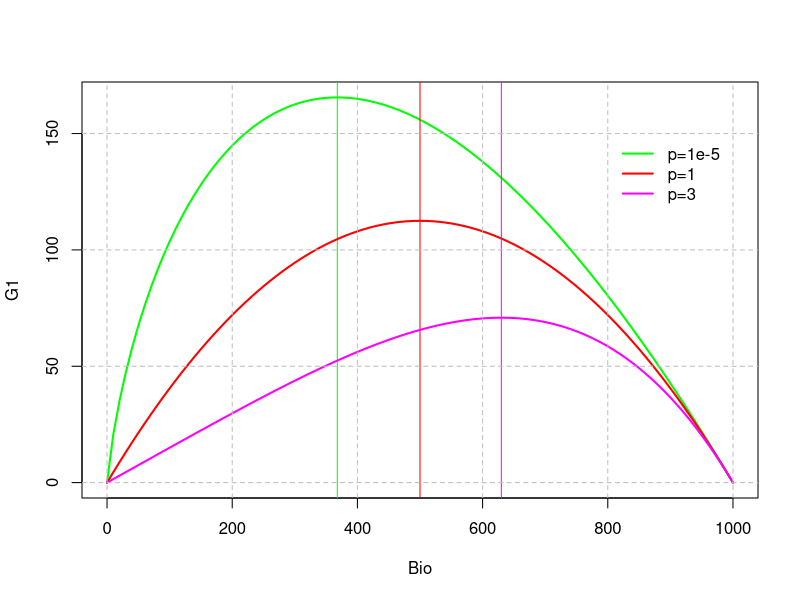

Source code (R):
rm(list=ls())
k=1000
r=0.45
Bio=seq(0,k,10);
p=1e-5

G1=r/p*Bio*(1-(Bio/k)^p)
plot(Bio,G1, type='l',col='green',lwd='2')
BRMS1=k*(1/(p+1))^(1/p)
(BRMS1/k)*100 # cupanto tengo que reducir el stok para alcanzar el RMS
abline(v=BRMS1,col='green')

p=1
G2=r/p*Bio*(1-(Bio/k)^p)
lines(Bio,G2, type='l',col='red',lwd='2')
BRMS2=k*(1/(p+1))^(1/p)
abline(v=BRMS2,col='red')

p=3
G3=r/p*Bio*(1-(Bio/k)^p)
lines(Bio,G3, type='l',col='magenta',lwd='2')
BRMS3=k*(1/(p+1))^(1/p)
abline(v=BRMS3,col='magenta')
grid(nx=NULL,ny=NULL,lty=2,col='gray',lwd=1)

legend(800,150,c('p=1e-5','p=1','p=3'), col=c('green','red','magenta'),lty=1,lwd=2,bty="n")
